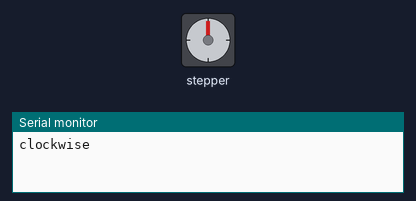
Recording of a sketch running on a simulated Arduino Uno, built with avr-gcc and run on an emulated ATmega328P. On the bench: stepper motor, the last lines printed to the serial monitor. Stepper angles assume 2054 steps per turn.

Above: at 0.05 s.
At 0.95 s:
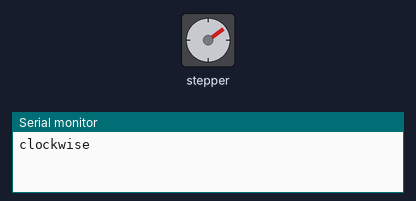
At 1.6 s:
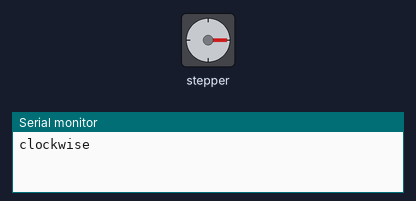
At 3.2 s:
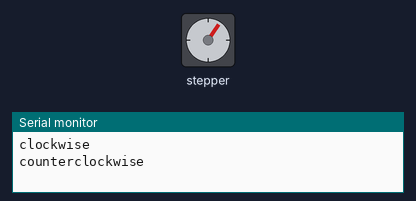
Timing chart, 0 to 5.2 s (numbered marks = the images above):
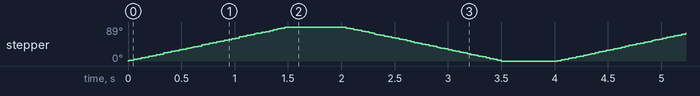

Measured:
- by itself, stepper: turns 89° clockwise in 1.5 s, then 89° counter-clockwise in 1.5 s, repeating every 4.0 s

The sketch:

stepper_test.ino
```cpp
/*
 Stepper Motor Control - one revolution

 This program drives a unipolar or bipolar stepper motor.
 The motor is attached to digital pins 8 - 11 of the Arduino.

 The motor should revolve one revolution in one direction, then
 one revolution in the other direction.


 Created 11 Mar. 2007
 Modified 30 Nov. 2009
 by Tom Igoe

 */

#include <Stepper.h>

const int stepsPerRevolution = 64*32.1;  // change this to fit the number of steps per revolution
// for your motor

// initialize the stepper library on pins 8 through 11:
Stepper myStepper(stepsPerRevolution, 9, 11, 10, 12);

void setup() {
  // set the speed at 60 rpm:
  myStepper.setSpeed(10);
  // initialize the serial port:
  Serial.begin(9600);
}

void loop() {
  // step one revolution  in one direction:
  Serial.println("clockwise");
  myStepper.step(stepsPerRevolution/4);
  delay(500);

  // step one revolution in the other direction:
  Serial.println("counterclockwise");
  myStepper.step(-stepsPerRevolution/4);
  delay(500);
}
```
